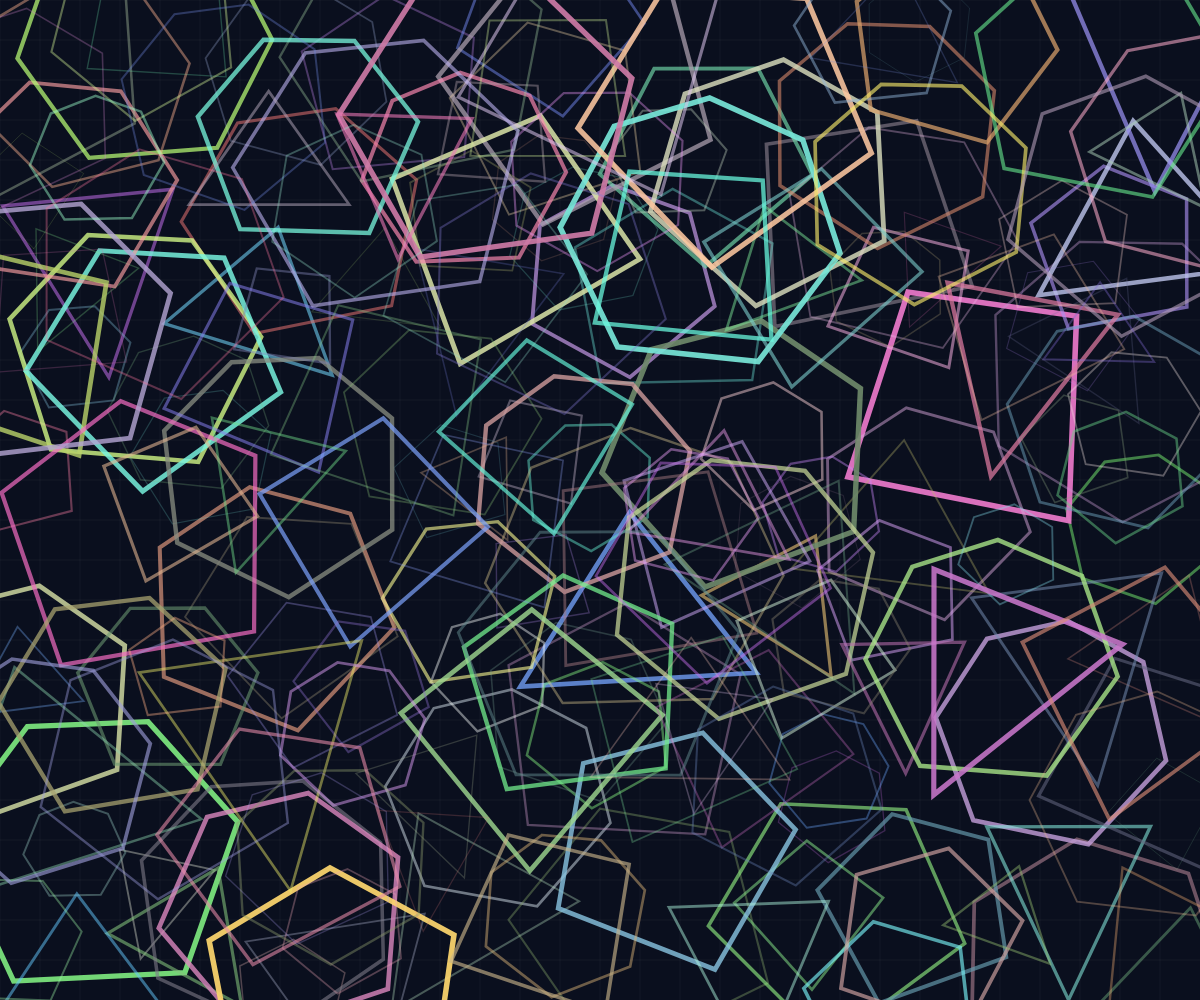
Frame 1 (no input)
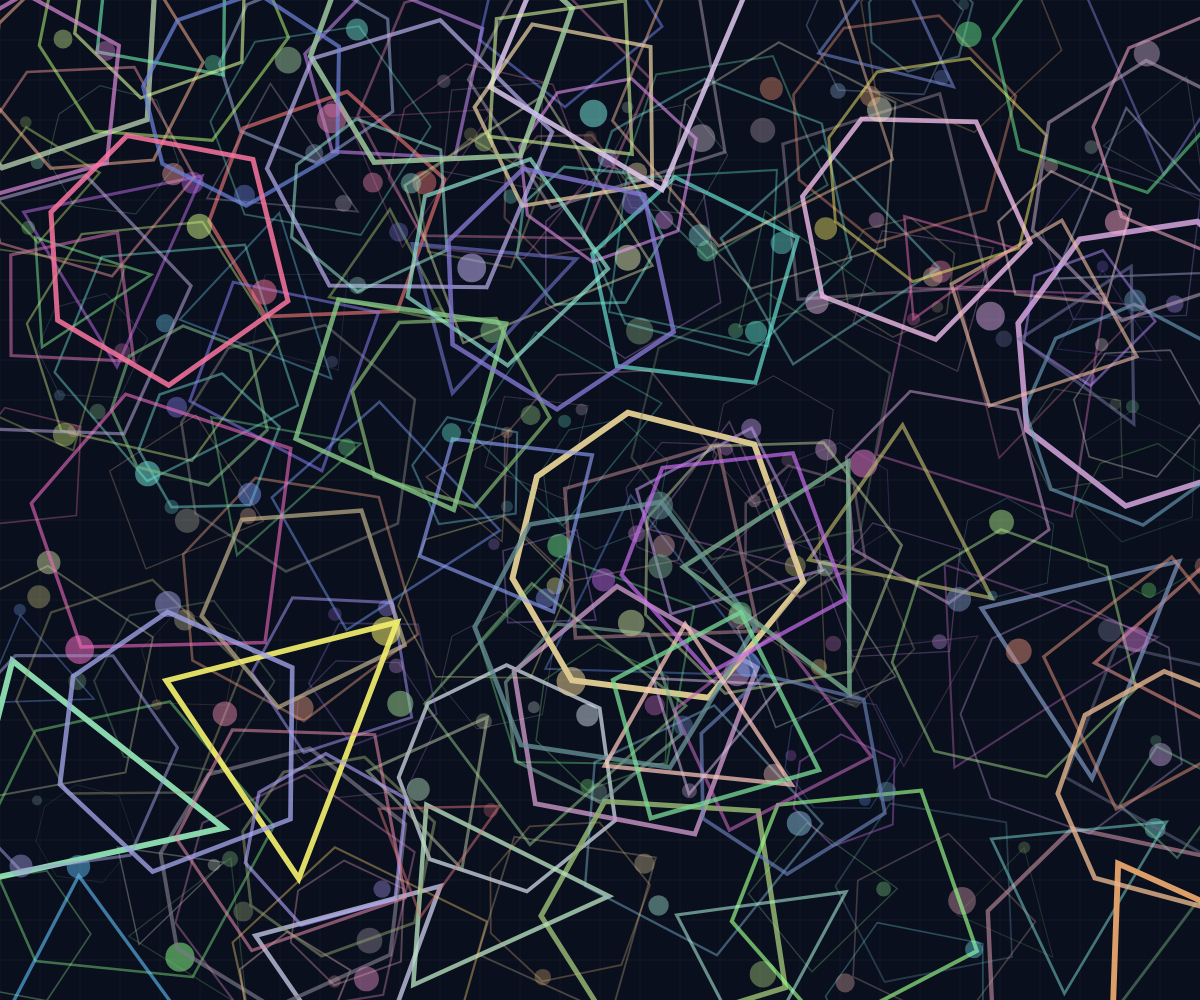
Frame 60 (no input)
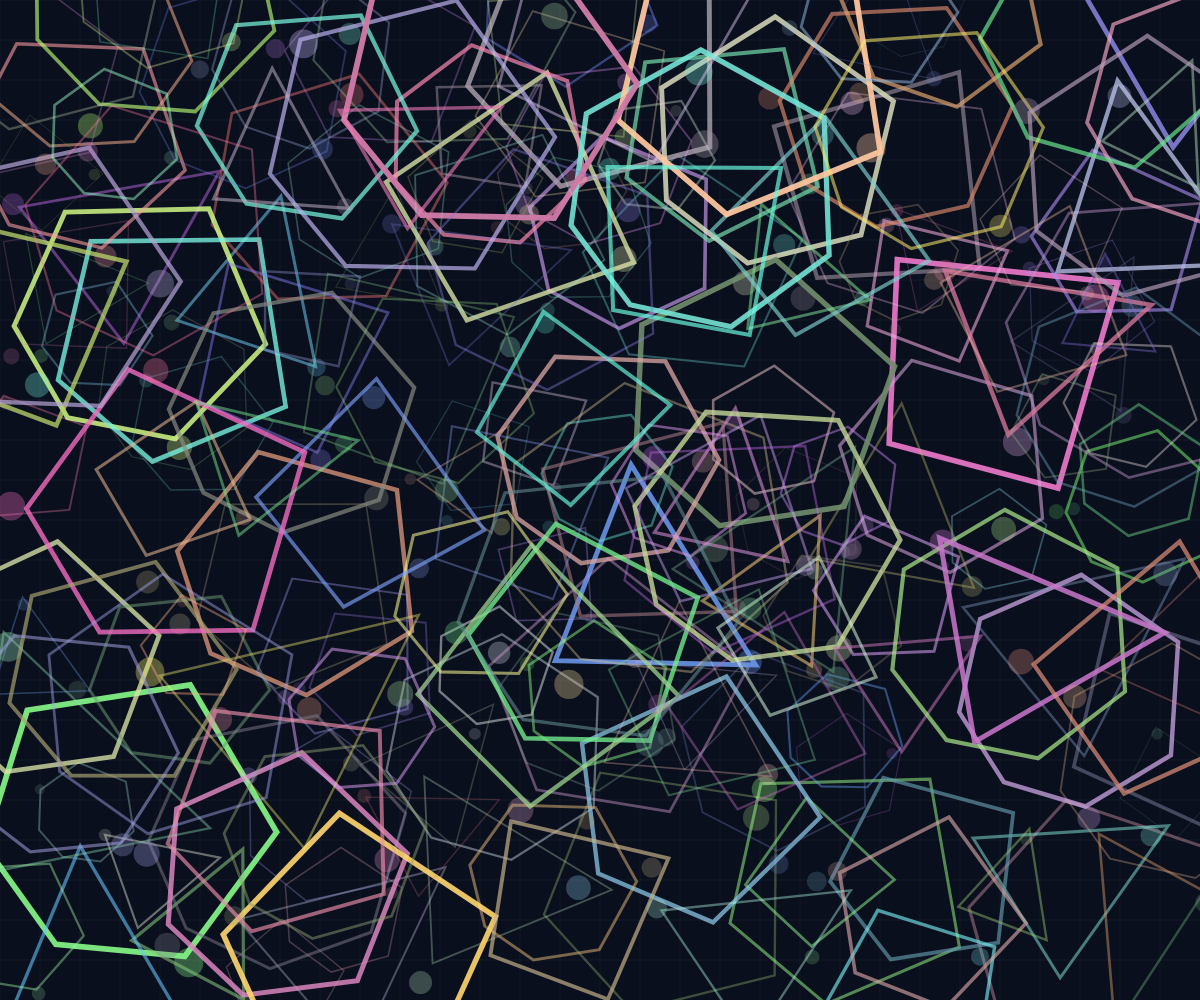
Frame 120 (the mouse pressed at the canvas centre since frame 60)

The p5.js sketch that drew these frames (run headless with seeded random() and noise() and a simulated clock; from frame 60 on, the mouse is pressed at the canvas centre):

// p5.js sketch
// ── sketch.js
let circuits = [];
let flashIntensity = 0;
let pulseSpeed = 0.05;

function setup() {
  createCanvas(windowWidth, windowHeight);
  
  // Create circuit paths
  for (let i = 0; i < 200; i++) {
    circuits.push({
      x: random(width),
      y: random(height),
      size: random(100, 300),
      angle: random(TWO_PI),
      speed: random(0.005, 0.02),
      segments: floor(random(3, 8)),
      color: color(random(100, 255), random(100, 255), random(100, 255), 200),
      pulseOffset: random(TWO_PI)
    });
  }
}

function draw() {
  // Dark background with subtle glow
  background(10, 15, 30);
  
  // Update flash intensity for rhythmic pulsing
  flashIntensity = sin(frameCount * pulseSpeed) * 0.5 + 0.5;
  
  // Draw circuit paths
  for (let circuit of circuits) {
    // Update position with gentle movement
    circuit.x += sin(circuit.angle) * circuit.speed * 10;
    circuit.y += cos(circuit.angle) * circuit.speed * 10;
    
    // Reset if out of bounds
    if (circuit.x < -50 || circuit.x > width + 50 || 
        circuit.y < -50 || circuit.y > height + 50) {
      circuit.x = random(width);
      circuit.y = random(height);
      circuit.angle = random(TWO_PI);
    }
    
    // Create glowing circuit path
    let pulse = sin(frameCount * pulseSpeed + circuit.pulseOffset) * 0.3 + 0.7;
    let alpha = map(circuit.size, 100, 300, 100, 255);
    
    // Draw circuit segments with pulsing glow
    stroke(red(circuit.color), green(circuit.color), blue(circuit.color), alpha * pulse);
    strokeWeight(map(circuit.size, 100, 300, 2, 6) * pulse);
    noFill();
    
    beginShape();
    for (let i = 0; i < circuit.segments; i++) {
      let angle = circuit.angle + i * TWO_PI / circuit.segments;
      let radius = circuit.size * 0.5 + sin(frameCount * 0.02 + angle) * circuit.size * 0.1;
      let x = circuit.x + cos(angle) * radius;
      let y = circuit.y + sin(angle) * radius;
      vertex(x, y);
    }
    endShape(CLOSE);
    
    // Add sharp geometric flashes
    if (frameCount % 15 === 0) {
      let flashAlpha = map(circuit.size, 100, 300, 100, 255);
      fill(red(circuit.color), green(circuit.color), blue(circuit.color), flashAlpha * flashIntensity);
      noStroke();
      
      // Draw a small flash at random segment
      let flashSegment = floor(random(circuit.segments));
      let angle = circuit.angle + flashSegment * TWO_PI / circuit.segments;
      let radius = circuit.size * 0.5;
      let x = circuit.x + cos(angle) * radius;
      let y = circuit.y + sin(angle) * radius;
      
      ellipse(x, y, circuit.size * 0.1, circuit.size * 0.1);
    }
  }
  
  // Add neon grid overlay
  stroke(255, 255, 255, 20);
  strokeWeight(0.5);
  for (let i = 0; i < width; i += 40) {
    line(i, 0, i, height);
  }
  for (let j = 0; j < height; j += 40) {
    line(0, j, width, j);
  }
}

function windowResized() {
  resizeCanvas(windowWidth, windowHeight);
}
